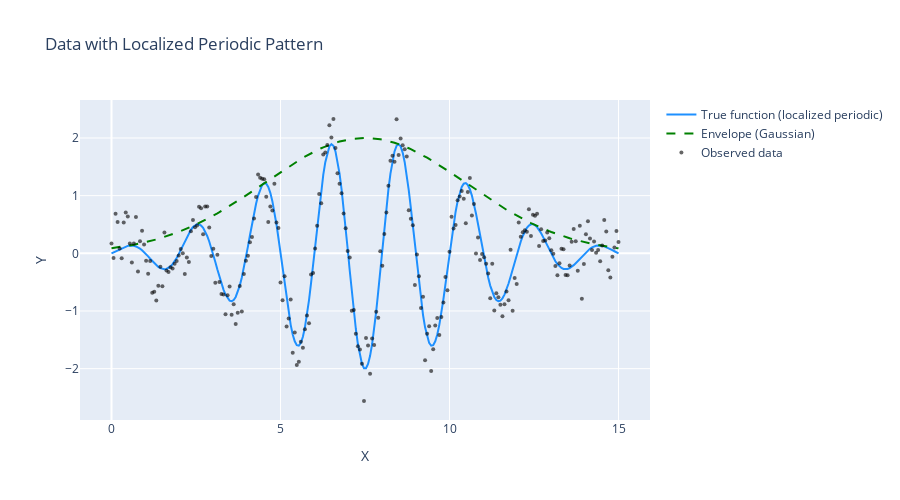

Here is the notebook cell this chart was saved with:
### Markdown cell above
### Locally Periodic Patterns: When Seasonality Isn't Global

The additive model we just built assumed that both the trend and seasonal patterns exist throughout the entire time series. But what if your periodic pattern only appears in certain regions, or gradually fades in and out?

Consider these scenarios:
- **Ecological data**: Animal behavior might be seasonal in temperate regions but constant in tropical regions
- **Economic data**: Holiday sales patterns might emerge over time as a business matures
- **Sensor data**: Periodic noise might only appear when equipment is under certain operating conditions

For these cases, we need a **locally periodic kernel**—a periodic pattern that's modulated by a smooth envelope. The key insight: this requires **multiplication**, not addition.

Recall the algebra of kernel composition:
- **Addition** (k₁ + k₂): Independent sources of variation—"this OR that"
- **Multiplication** (k₁ × k₂): One pattern modulates another—"this AND that"

A **locally periodic kernel** multiplies a Periodic kernel with a smooth kernel (typically ExpQuad or Matérn):

$$
k_{\text{local-periodic}}(x, x') = k_{\text{smooth}}(x, x') \times k_{\text{periodic}}(x, x')
$$

This creates periodic oscillations that are strong where the smooth kernel has high covariance, and weak (or absent) where it doesn't. Let's see this in action with synthetic data.

### Code cell
# Generate data with localized periodic pattern
np.random.seed(RANDOM_SEED)

X_local_per = np.linspace(0, 15, 250)[:, None]

# Create a Gaussian envelope centered at x=7.5
center = 7.5
envelope_width = 3.0
envelope = np.exp(-0.5 * ((X_local_per.flatten() - center) / envelope_width)**2)

# Periodic component with annual period
periodic_component = np.sin(2 * np.pi * X_local_per.flatten() / 2.0)

f_true_local = 2.0 * envelope * periodic_component

y_local_per = f_true_local + 0.3 * RNG.standard_normal(len(X_local_per))

df_local_per = pl.DataFrame({
    'x': X_local_per.flatten(),
    'y': y_local_per,
    'f_true': f_true_local,
    'envelope': 2.0 * envelope,
    'periodic': 2.0 * periodic_component
})

go.Figure().add_trace(go.Scatter(
    x=df_local_per['x'],
    y=df_local_per['f_true'],
    mode='lines',
    name='True function (localized periodic)',
    line=dict(color='dodgerblue', width=2)
)).add_trace(go.Scatter(
    x=df_local_per['x'],
    y=df_local_per['envelope'],
    mode='lines',
    name='Envelope (Gaussian)',
    line=dict(color='green', width=2, dash='dash')
)).add_trace(go.Scatter(
    x=df_local_per['x'],
    y=df_local_per['y'],
    mode='markers',
    name='Observed data',
    marker=dict(size=4, color='black', opacity=0.6)
)).update_layout(
    title='Data with Localized Periodic Pattern',
    xaxis_title='X',
    yaxis_title='Y',
    hovermode='x unified',
    width=900,
    height=500
)

### Figure 1 — Plotly figure (JSON) as saved in the notebook; plotly's stock layout.template omitted (floating-point values rounded to 4 significant figures; data arrays with more than 128 entries replaced by an {"elided": "..."} marker saying what was removed)
{"data": [{"line": {"color": "dodgerblue", "width": 2}, "mode": "lines", "name": "True function (localized periodic)", "type": "scatter", "x": {"elided": "250 float values"}, "y": {"elided": "250 float values"}}, {"line": {"color": "green", "dash": "dash", "width": 2}, "mode": "lines", "name": "Envelope (Gaussian)", "type": "scatter", "x": {"elided": "250 float values"}, "y": {"elided": "250 float values"}}, {"marker": {"color": "black", "opacity": 0.6, "size": 4}, "mode": "markers", "name": "Observed data", "type": "scatter", "x": {"elided": "250 float values"}, "y": {"elided": "250 float values"}}], "layout": {"height": 500, "hovermode": "x unified", "title": {"text": "Data with Localized Periodic Pattern"}, "width": 900, "xaxis": {"title": {"text": "X"}}, "yaxis": {"title": {"text": "Y"}}}}
